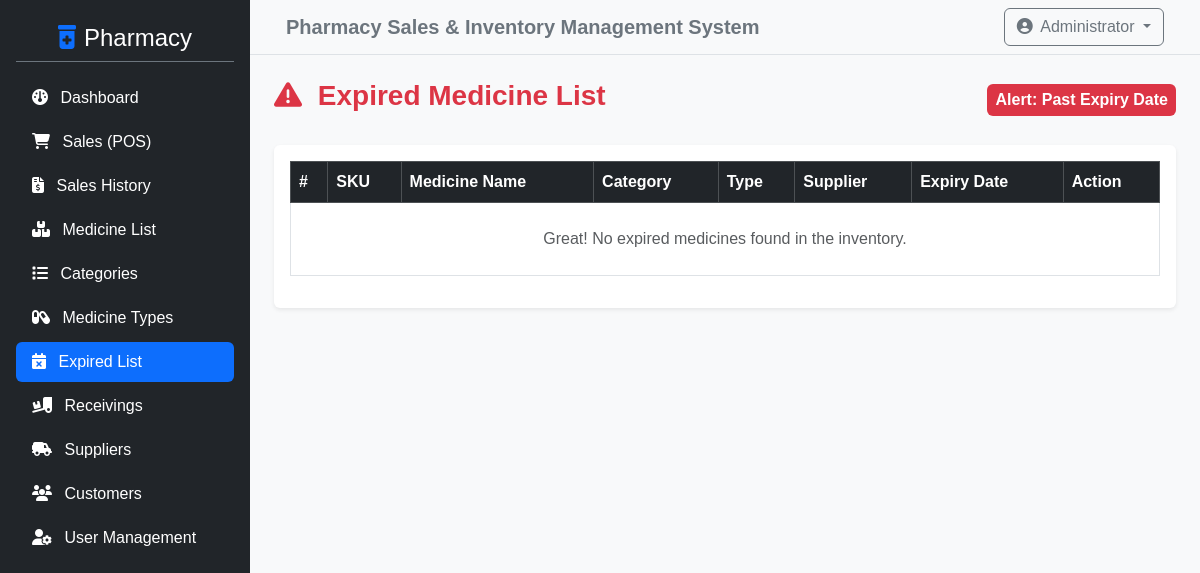
Page /admin/expired_list.php (signed in) on the earlier database version.
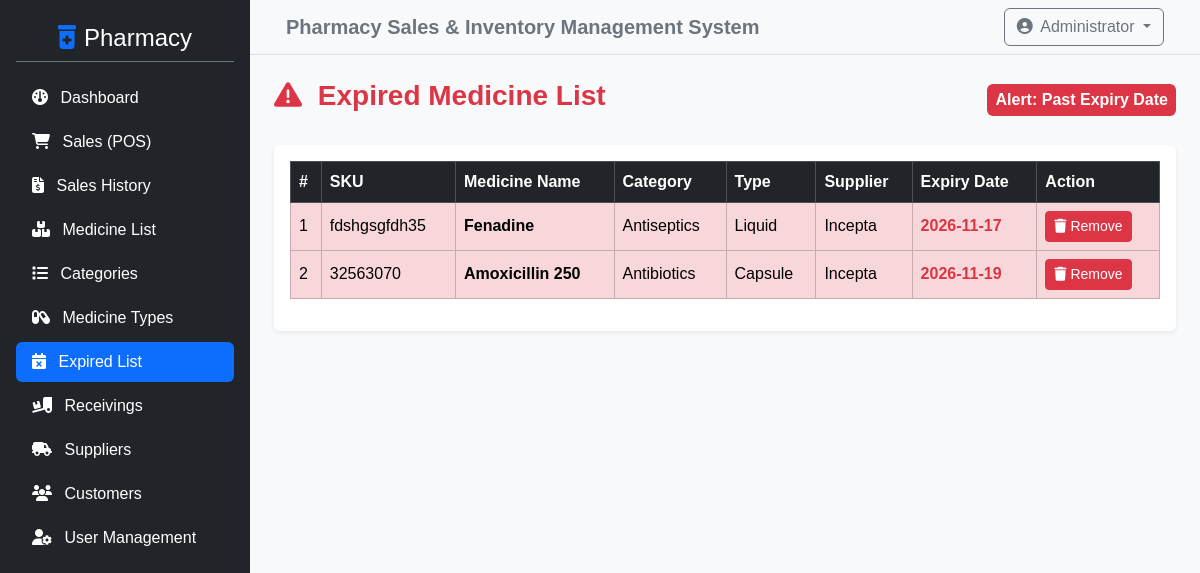
Same page on the later database version.
### tables this page shows
CREATE TABLE `product_list` (
  `id` int NOT NULL,
  `category_id` int NOT NULL,
  `type_id` int DEFAULT NULL,
  `sku` varchar(50) NOT NULL,
  `price` double NOT NULL,
  `name` varchar(150) NOT NULL,
  `measurement` varchar(50) DEFAULT NULL,
  `description` text NOT NULL,
  `prescription` tinyint(1) NOT NULL DEFAULT '0',
  `expiry_date` date DEFAULT NULL,
  `supplier_id` int DEFAULT NULL,
  `quantity` int DEFAULT '0'
);

CREATE TABLE `category_list` (
  `id` int NOT NULL,
  `name` text NOT NULL,
  `description` varchar(250) DEFAULT NULL
);

CREATE TABLE `type_list` (
  `id` int NOT NULL,
  `name` text NOT NULL,
  `description` varchar(250) DEFAULT NULL
);

CREATE TABLE `supplier_list` (
  `id` int NOT NULL,
  `supplier_name` varchar(255) NOT NULL,
  `contact_person` varchar(255) DEFAULT NULL,
  `phone` varchar(50) NOT NULL,
  `email` varchar(100) DEFAULT NULL,
  `address` text
);

### admin/expired_list.php (the view, shortened to what this page needs)
<?php
include '../config/db_connect.php';
$current_date = date('Y-m-d');
$sql = "SELECT p.*, c.name as cat_name, t.name as type_name, s.supplier_name
        FROM product_list p
        LEFT JOIN category_list c ON p.category_id = c.id
        LEFT JOIN type_list t ON p.type_id = t.id
        LEFT JOIN supplier_list s ON p.supplier_id = s.id
        WHERE p.expiry_date <= '$current_date'
        ORDER BY p.expiry_date ASC";
$result = $conn->query($sql);
?>
<?php include '../includes/header.php'; ?>
<div class="d-flex">
    <?php include '../includes/sidebar.php'; ?>
    <div class="w-100 bg-light min-vh-100">
        <?php include '../includes/topbar.php'; ?>
        <div class="container-fluid p-4">
            <div class="d-flex justify-content-between align-items-center mb-4">
                <h3 class="fw-bold text-danger"><i class="fa-solid fa-triangle-exclamation me-2"></i> Expired Medicine List</h3>
                <span class="badge bg-danger p-2 fs-6">Alert: Past Expiry Date</span>
            </div>
            <div class="card shadow-sm border-0">
                <div class="card-body">
                    <div class="table-responsive">
                        <table class="table table-bordered table-hover align-middle">
                            <thead class="table-dark">
                                <tr>
                                    <th>#</th>
                                    <th>SKU</th>
                                    <th>Medicine Name</th>
                                    <th>Category</th>
                                    <th>Type</th>
                                    <th>Supplier</th>
                                    <th>Expiry Date</th>
                                    <th>Action</th>
                                </tr>
                            </thead>
                            <tbody>
                                <?php if ($result && $result->num_rows > 0): ?>
                                    <?php $i = 1; while ($row = $result->fetch_assoc()): ?>
                                        <tr class="table-danger">
                                            <td><?php echo $i++; ?></td>
                                            <td><?php echo htmlspecialchars($row['sku'] ?? ''); ?></td>
                                            <td><strong><?php echo htmlspecialchars($row['name'] ?? ''); ?></strong></td>
                                            <td><?php echo htmlspecialchars($row['cat_name'] ?? ''); ?></td>
                                            <td><?php echo htmlspecialchars($row['type_name'] ?? ''); ?></td>
                                            <td><?php echo htmlspecialchars($row['supplier_name'] ?? 'N/A'); ?></td>
                                            <td class="fw-bold text-danger"><?php echo htmlspecialchars($row['expiry_date'] ?? ''); ?></td>
                                            <td>
                                                <a href="delete_medicine.php?id=<?php echo $row['id']; ?>" class="btn btn-sm btn-danger" onclick="return confirm('Are you sure you want to delete this expired medicine?');"><i class="fa-solid fa-trash"></i> Remove</a>
                                            </td>
                                        </tr>
                                    <?php endwhile; ?>
                                <?php else: ?>
                                    <tr>
                                        <td colspan="8" class="text-center text-muted py-4">Great! No expired medicines found in the inventory.</td>
                                    </tr>
                                <?php endif; ?>
                            </tbody>
                        </table>
                    </div>
                </div>
            </div>
        </div>
    </div>
</div>
<?php include '../includes/footer.php'; ?>

Differences in the rows shown:
added product_list: sku "fdshgsgfdh35", name "Fenadine", category_list.name "Antiseptics", type_list.name "Liquid", supplier_list.supplier_name "Incepta", expiry_date "2026-11-17"
now on this page (row edited): product_list: sku "32563070", name "Amoxicillin 250", category_list.name "Antibiotics", type_list.name "Capsule", supplier_list.supplier_name "Incepta", expiry_date "2026-11-19"
Other differences:
text no longer shown: "Great! No expired medicines found in the inventory."
